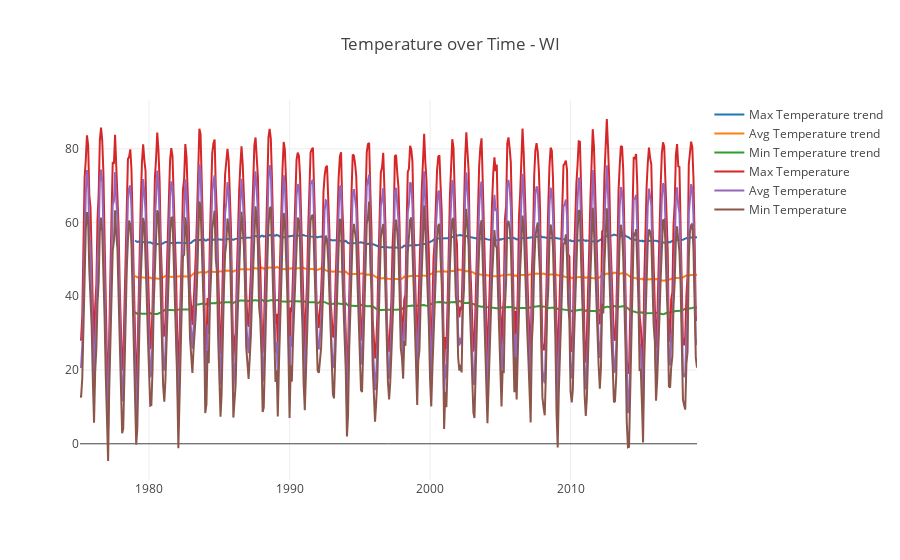

The notebook cell saved with this chart:
### Markdown cell above
#### Temperature Trend

The chart below shows temperature trend for Wisconsin since 1975.

The chart shows fluctuations in the trend in Wisconsin temperatures. Closely examining the trend lines shows that the Max, Avg, and Min temperatures increased slightly by around 1&#8457;

&#9757;

### Code cell
traceTempMaxRoll = go.Line(x=Climate_Data_State.index, y=Climate_Data_State.TempMAX.rolling(48).mean(),name='Max Temperature trend')
traceTempAvgRoll = go.Line(x=Climate_Data_State.index, y=Climate_Data_State.TempAVG.rolling(48).mean(),name='Avg Temperature trend')
traceTempMinRoll = go.Line(x=Climate_Data_State.index, y=Climate_Data_State.TempMIN.rolling(48).mean(),name='Min Temperature trend')
traceTempMax = go.Line(x=Climate_Data_State.index, y=Climate_Data_State.TempMAX,name='Max Temperature')
traceTempAvg = go.Line(x=Climate_Data_State.index, y=Climate_Data_State.TempAVG,name='Avg Temperature')
traceTempMin = go.Line(x=Climate_Data_State.index, y=Climate_Data_State.TempMIN,name='Min Temperature')
layoutTempDate = go.Layout(title='Temperature over Time - ' + Current_State,showlegend=True)
figTempDate = go.Figure(data=[traceTempMaxRoll,traceTempAvgRoll,traceTempMinRoll,traceTempMax,traceTempAvg,traceTempMin],layout=layoutTempDate)
plotly.offline.iplot(figTempDate)

### Figure 1 — Plotly figure (JSON) as saved in the notebook; plotly's stock layout.template omitted (floating-point values rounded to 4 significant figures; data arrays with more than 128 entries replaced by an {"elided": "..."} marker saying what was removed)
{"data": [{"name": "Max Temperature trend", "type": "scatter", "uid": "ba6003f8-8f73-419d-99ac-e64e033d4b73", "x": {"elided": "528 str values"}, "y": {"elided": "528 float values"}}, {"name": "Avg Temperature trend", "type": "scatter", "uid": "625400af-588d-4798-b1c1-eaab7cefb5a2", "x": {"elided": "528 str values"}, "y": {"elided": "528 float values"}}, {"name": "Min Temperature trend", "type": "scatter", "uid": "55f3159d-eef2-48ab-a149-2df88a52af2d", "x": {"elided": "528 str values"}, "y": {"elided": "528 float values"}}, {"name": "Max Temperature", "type": "scatter", "uid": "18d8413f-22b2-43c5-9e88-f9584b92aa81", "x": {"elided": "528 str values"}, "y": {"elided": "528 float values"}}, {"name": "Avg Temperature", "type": "scatter", "uid": "43b85de3-af24-4164-b9b3-2bb7598f3789", "x": {"elided": "528 str values"}, "y": {"elided": "528 float values"}}, {"name": "Min Temperature", "type": "scatter", "uid": "97febceb-b76b-4bd9-8412-5819fec14f7b", "x": {"elided": "528 str values"}, "y": {"elided": "528 float values"}}], "layout": {"showlegend": true, "title": "Temperature over Time - WI"}}
